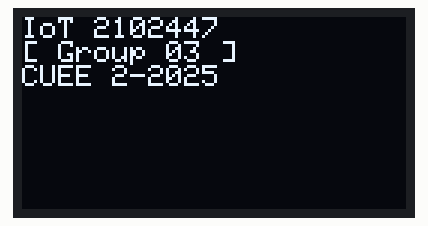
A sketch run on a simulated Arduino Uno, built with avr-gcc and run on an emulated ATmega328P. Parts: 128×64 one-colour display.

Above: at 0.1 s.
At 1.1 s:
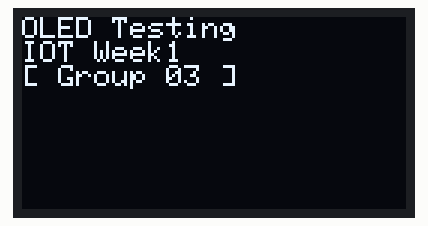

The sketch:

LAB1.ino
```cpp
#include <SPI.h>
#include <Wire.h>
#include <Adafruit_GFX.h>
#include <Adafruit_SSD1306.h>

#define SCREEN_WIDTH 128 // OLED display width, in pixels
#define SCREEN_HEIGHT 64 // OLED display height, in pixels

#define OLED_RESET     -1 // Reset pin # (or -1 if sharing Arduino reset pin)
#define SCREEN_ADDRESS 0x3C ///< See datasheet for Address; 0x3D for 128x64, 0x3C for 128x32
Adafruit_SSD1306 display(SCREEN_WIDTH, SCREEN_HEIGHT, &Wire, OLED_RESET);

void setup()
{
  if(!display.begin(SSD1306_SWITCHCAPVCC, SCREEN_ADDRESS))
  {
    Serial.println(F("SSD1306 allocation failed"));
    for(;;); // Don't proceed, loop forever
  }
}

void loop()
{
  display.clearDisplay();
  display.setTextSize(1);               // set Text size
  display.setTextColor(SSD1306_WHITE);  // set text color
  display.setCursor(0, 0);              // set Cursor
  display.println("IoT 2102447");
  display.println("[ Group 03 ]");
  display.println("CUEE 2-2025");
  display.display();                    // show
  delay(1000);                          // stop for 1 sec

  display.clearDisplay();
  display.setTextSize(1);               // set Text size
  display.setTextColor(SSD1306_WHITE);  // set text color
  display.setCursor(0, 0);              // set Cursor
  display.println("OLED Testing");
  display.println("IOT Week1");
  display.println("[ Group 03 ]");
  display.display();                    // show
  delay(1000);                          // stop for 1 sec
}
```

Measured:
- what the display in image 1 shows lasts 1.0 s, from 1.1 s to 2.1 s
